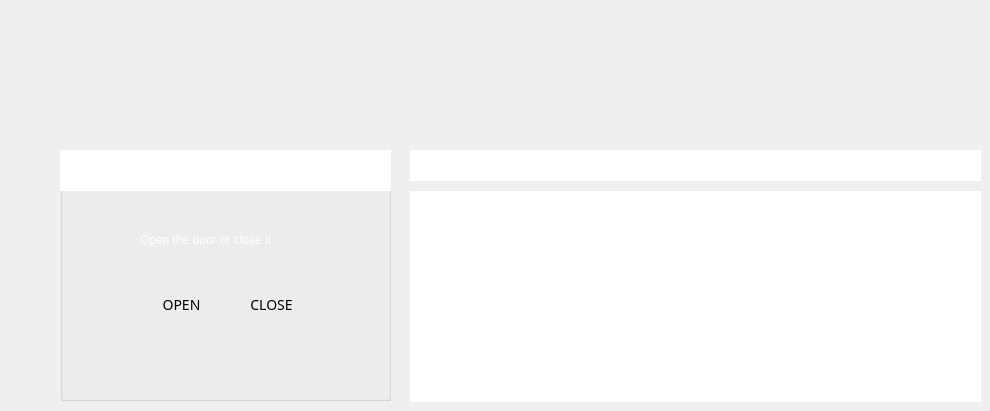
     <widget class="QWidget" name="tab_2">
      <attribute name="title">
       <string>Parking lot</string>
      </attribute>
      <widget class="QGroupBox" name="groupBox_25">
       <property name="geometry">
        <rect>
         <x>60</x>
         <y>170</y>
         <width>331</width>
         <height>231</height>
        </rect>
       </property>
       <property name="styleSheet">
        <string notr="true"> text-color: rgb(0, 0, 0);
background-image: url(:/img/360_F_69019892_B4lc0tM8Q6JXI42OvK2szAowVUr7qZJs.jpg);
font: 900 12pt &quot;Segoe UI Black&quot;;
 
background-color: rgb(152, 127, 236);
color: rgb(0, 0, 0);
 text-color: rgb(0, 0, 0);
background-image: url(:/img/360_F_69019892_B4lc0tM8Q6JXI42OvK2szAowVUr7qZJs.jpg);
font: 900 12pt &quot;Segoe UI Black&quot;;
 
background-color: rgb(152, 127, 236);
color: rgb(0, 0, 0);
background:transparent;
 </string>
       </property>
       <property name="title">
        <string/>
       </property>
       <widget class="QPushButton" name="Close">
        <property name="geometry">
         <rect>
          <x>170</x>
          <y>120</y>
          <width>83</width>
          <height>29</height>
         </rect>
        </property>
        <property name="styleSheet">
         <string notr="true"> 
*{
 font-family:century gothic;
   font-size:14px;
}

QFrame
{
 	 
}
QPushButton
{

	
	background-image: url(:/img/360_F_261490536_nJ5LSRAVZA0CK9Nvt2E1fXJVUfpiqvhT.jpg);
}
QPushButton
{
 border-radius:8px;
}
QPushButton:hover
{
color:rgb(255,255,255);
 
border-radius:10px;
background:#3CB043;
}</string>
        </property>
        <property name="text">
         <string>CLOSE</string>
        </property>
       </widget>
       <widget class="QPushButton" name="Open">
        <property name="geometry">
         <rect>
          <x>80</x>
          <y>120</y>
          <width>83</width>
          <height>29</height>
         </rect>
        </property>
        <property name="styleSheet">
         <string notr="true"> 
*{
 font-family:century gothic;
   font-size:14px;
}

QFrame
{
 	 
}
QPushButton
{

	
	background-image: url(:/img/360_F_261490536_nJ5LSRAVZA0CK9Nvt2E1fXJVUfpiqvhT.jpg);
}
QPushButton
{
 border-radius:8px;
}
QPushButton:hover
{
color:rgb(255,255,255);
 
border-radius:10px;
background:#3CB043;
}</string>
        </property>
        <property name="text">
         <string>OPEN</string>
        </property>
       </widget>
       <widget class="QLabel" name="label_59">
        <property name="geometry">
         <rect>
          <x>80</x>
          <y>60</y>
          <width>181</width>
          <height>20</height>
         </rect>
        </property>
        <property name="styleSheet">
         <string notr="true"> 
color: rgb(255, 255, 255);
font: 9pt &quot;Segoe UI&quot;;</string>
        </property>
        <property name="text">
         <string>Open the door or close it</string>
        </property>
       </widget>
      </widget>
      <widget class="QPlainTextEdit" name="plainTextEdit_40">
       <property name="geometry">
        <rect>
         <x>60</x>
         <y>150</y>
         <width>331</width>
         <height>41</height>
        </rect>
       </property>
       <property name="styleSheet">
        <string notr="true">font: 700 15pt &quot;8514oem&quot;;
color: rgb(255, 255, 255);
background-image: url(:/img/download.png);
border-radius:8px;
</string>
       </property>
       <property name="plainText">
        <string>🅿️  PARKING DOOR</string>
       </property>
      </widget>
      <widget class="QPlainTextEdit" name="plainTextEdit_17">
       <property name="geometry">
        <rect>
         <x>410</x>
         <y>150</y>
         <width>571</width>
         <height>31</height>
        </rect>
       </property>
       <property name="styleSheet">
        <string notr="true">font: 700 15pt &quot;8514oem&quot;;
color: rgb(255, 255, 255);
background-image: url(:/img/download.png);
border-radius:10px;</string>
       </property>
       <property name="plainText">
        <string>           Historique des voitures entre</string>
       </property>
      </widget>
      <widget class="QTableView" name="tableView_3adruino">
       <property name="geometry">
        <rect>
         <x>410</x>
         <y>191</y>
         <width>571</width>
         <height>211</height>
        </rect>
       </property>
       <property name="styleSheet">
        <string notr="true"> border-radius:10px;
background-image: url(:/img/360_F_69019892_B4lc0tM8Q6JXI42OvK2szAowVUr7qZJs.jpg);
color: rgb(0, 0, 0);</string>
       </property>
      </widget>
     </widget>
